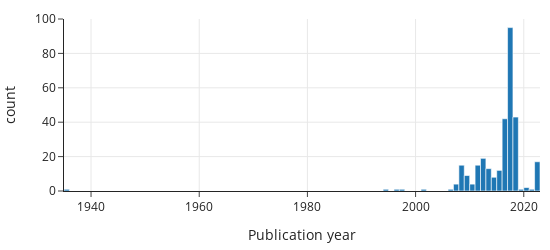

The code cell stored with this chart in its notebook:
### Markdown cell above
Plotting the timestamps on a histogram shows that most articles were published after 2000, although there seems to be at least one article published before 1940:

### Code cell
fig = px.histogram(X_train['timestamp'], width=550, height=250,
            labels={"value":"Publication year"})
fig.update_layout(showlegend=False)

### Figure 1 — Plotly figure (JSON) as saved in the notebook; plotly's stock layout.template omitted (floating-point values rounded to 4 significant figures; data arrays with more than 128 entries replaced by an {"elided": "..."} marker saying what was removed)
{"data": [{"alignmentgroup": "True", "bingroup": "x", "hovertemplate": "variable=timestamp<br>Publication year=%{x}<br>count=%{y}<extra></extra>", "legendgroup": "timestamp", "marker": {"color": "#1F77B4", "pattern": {"shape": ""}}, "name": "timestamp", "offsetgroup": "timestamp", "orientation": "v", "showlegend": true, "type": "histogram", "x": {"elided": "584 str values"}, "xaxis": "x", "yaxis": "y"}], "layout": {"barmode": "relative", "height": 250, "legend": {"title": {"text": "variable"}, "tracegroupgap": 0}, "showlegend": false, "width": 550, "xaxis": {"anchor": "y", "autorange": true, "domain": [0, 1], "range": ["1935-01-01", "2023-01-01"], "title": {"text": "Publication year"}, "type": "date"}, "yaxis": {"anchor": "x", "autorange": true, "domain": [0, 1], "range": [0, 100], "title": {"text": "count"}}}}
